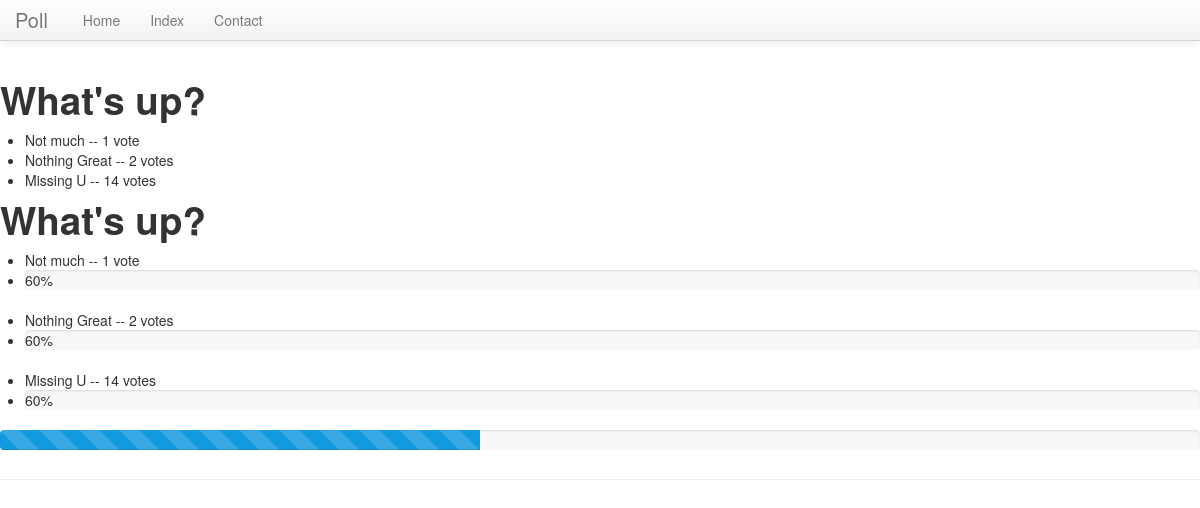
Before: /polls_app/1/results/ with the older database file.
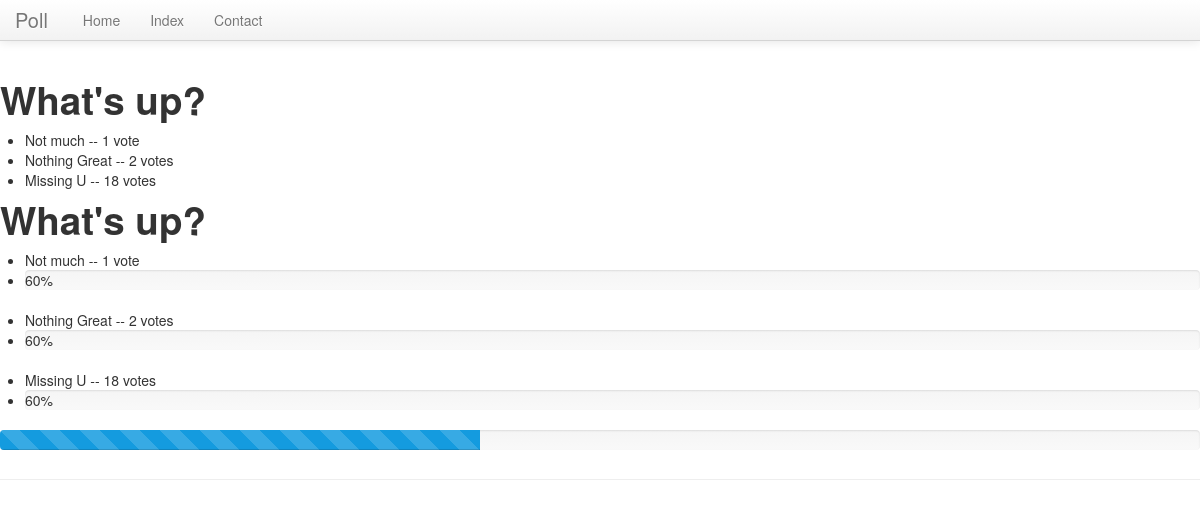
After: the same page with the newer database file.
### polls_app/models.py (models this page shows, shortened)
class Choice(models.Model):
    poll = models.ForeignKey(Poll)
    choice_text = models.CharField(max_length = 200)
    votes = models.IntegerField(default = 0)

### polls_app/views.py (the view)
# urls.py: url(r'^(?P<pk>\d+)/results/$', views.ResultView.as_view(), name='results'),
class ResultView(generic.DetailView):
    model = Poll
    template_name = 'results.html'

### templates/results.html (shortened to what this page needs)
{% load staticfiles %}
<!DOCTYPE html>
<html lang="en">
  <head>
    <link href="/static/css/bootstrap.min.css" rel="stylesheet">
  </head>
</html>
<html lang="en">
  <head>
    <link href="{{STATIC_URL}}css/bootstrap.css" rel="stylesheet">
    <link href="{{STATIC_URL}}css/bootstrap-responsive.css" rel="stylesheet">
  </head>
  <body>
    <div class="navbar navbar-default navbar-fixed-top">
      <div class="navbar-inner">
        <div class="container">
          <a class="brand" href="/">Poll</a>
          <div class="nav-collapse collapse">
            <ul class="nav">
              <li><a href="/">Home</a></li>
              <li><a href="{% url 'polls:index'  %}">Index</a></li>
              <li><a href="#contact">Contact</a></li>
            </ul>
          </div>
        </div>
      </div>
    </div>
    <div class="page-header">
        <h1>{{ poll.question }}</h1>
<ul>
{% for choice in poll.choice_set.all %}
    <li>{{ choice.choice_text }} -- {{ choice.votes }} vote{{ choice.votes|pluralize }}</li>
{% endfor %}
</ul>
<h1>{{ poll.question }}</h1>
<ul>
{% for choice in poll.choice_set.all %}
    <li>{{ choice.choice_text }} -- {{ choice.votes }} vote{{ choice.votes|pluralize }}</li>
    <li><div class="progress">
  <div class="progress-bar" role="progressbar" aria-valuenow="60" aria-valuemin="0" aria-valuemax="100" style="width: 60%;">
    60%
  </div>
</div></li>
{% endfor %}
</ul>
        <div class="progress progress-striped active">
  <div class="bar" style="width: 40%;"></div>
</div>
    </div>
  </body>
</html>

Changed rows visible on the page:
changed Choice "Missing U": votes "14" → "18"
